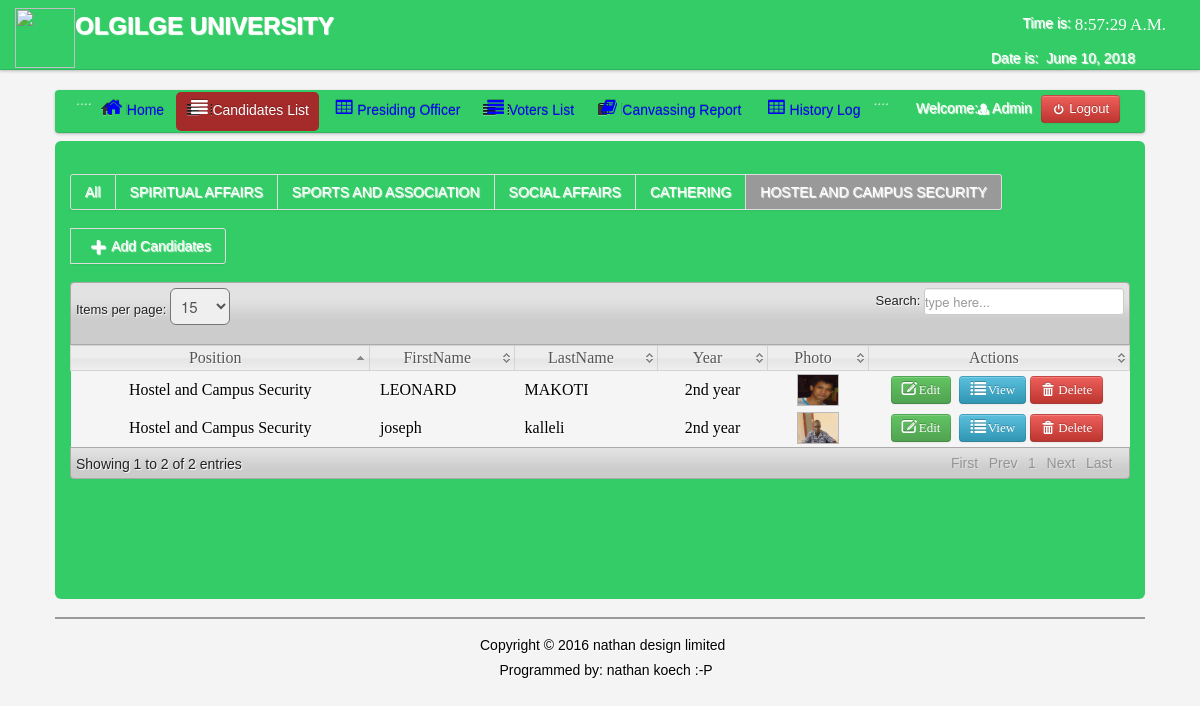
Page /voting/admin/3rd_year.php (signed in) on the committed database.
### tables this page shows
CREATE TABLE IF NOT EXISTS `users` (
  `User_id` int(11) NOT NULL AUTO_INCREMENT,
  `FirstName` varchar(100) NOT NULL,
  `LastName` varchar(100) NOT NULL,
  `UserName` varchar(100) NOT NULL,
  `Password` varchar(100) NOT NULL,
  `User_Type` varchar(50) NOT NULL,
  PRIMARY KEY (`User_id`)
);

CREATE TABLE IF NOT EXISTS `candidate` (
  `CandidateID` int(11) NOT NULL AUTO_INCREMENT,
  `abc` varchar(100) NOT NULL,
  `Position` varchar(200) NOT NULL,
  `Party` varchar(100) NOT NULL,
  `FirstName` varchar(200) NOT NULL,
  `LastName` varchar(200) NOT NULL,
  `MiddleName` varchar(100) NOT NULL,
  `Gender` varchar(6) NOT NULL,
  `Year` varchar(100) NOT NULL,
  `Photo` varchar(200) NOT NULL,
  `status` int(10) NOT NULL,
  PRIMARY KEY (`CandidateID`)
);

### voting/admin/session.php (called while the page is built, shortened)
<?php
$id_session=$_SESSION['id'];
?>

### voting/admin/3rd_year.php (the view, shortened to what this page needs)
<?php
include('header.php');
include('session.php');
?>
</head>
<body>
<?php include('nav_top.php'); ?>
<div class="wrapper">
<div class="home_body">
<div class="navbar">
	<div class="navbar-inner">
	<div class="container">
	<ul class="nav nav-pills">
	  <li>....</li>
	  <li><a href="home.php"><i class="icon-home icon-large"></i>Home</a></li>
	  <li  class="active"><a  href="candidate_list.php"><i class="icon-align-justify icon-large"></i>Candidates List</a></li>
	  <li><a  href="History.php"><i class="icon-table icon-large"></i>Presiding Officer</a>
	  <li class=""><a  href="voter_list.php"><i class="icon-align-justify icon-large"></i>Voters List</a></li>
		 <li><a  href="canvassing_report.php"><i class="icon-book icon-large"></i>Canvassing Report</a></li>
		    <li><a  href="History.php"><i class="icon-table icon-large"></i>History Log</a>
		   <div class="modal hide fade" id="about">
		   <li>....</li>
	 </ul>
	<form class="navbar-form pull-right">
		<?php $result=mysql_query("select * from users where User_id='$id_session'");
	$row=mysql_fetch_array($result);
	?>
	<font color="white">Welcome:<i class="icon-user-md"></i><?php echo $row['User_Type']; ?></font>
	<a class="btn btn-danger" id="logout" data-toggle="modal" href="#myModal"><i class="icon-off"></i>&nbsp;Logout</a>
	</form>
	</div>
	</div>
	</div>
	<div id="element" class="hero-body">
       <div class="pagination">
    <ul>
    <li><a href="candidate_list.php"><font color="white">All</font></a></li>
    <li><a href="candidate_for_governor.php"><font color="white">SPIRITUAL AFFAIRS</font></a></li>
    <li><a href="candidate_for_vice-governor.php"><font color="white">SPORTS AND ASSOCIATION</font></a></li>
    <li><a href="1st_year.php"><font color="white">SOCIAL AFFAIRS</font></a></li>
    <li><a href="2nd_year.php"><font color="white">CATHERING</font></a></li>
    <li  class="active"><a href="3rd_year.php"><font color="white">HOSTEL AND CAMPUS SECURITY</font></a></li>
    </ul>
    </div>
	<div class="pagination">
		  <ul>
    <li><a href="new_candidate.php"><font color="white"><i class="icon-plus icon-large"></i>Add Candidates</font></a></li>
    	</ul>
	</div>
	<table class="users-table">
<div class="demo_jui">
		<table cellpadding="0" cellspacing="0" border="0" class="display" id="log" class="jtable">
			<thead>
				<tr>
				<th>Position</th>
				<th>FirstName</th>
				<th>LastName</th>
				<th>Year</th>
				<th>Photo</th>
				<th>Actions</th>
				</tr>
			</thead>
			<tbody>
<?php $candidate_query=mysql_query("select  * from candidate where Position='Hostel and Campus Security' AND status=1");
		while($candidate_rows=mysql_fetch_array($candidate_query)){ $id=$candidate_rows['CandidateID'];
		?>
<tr class="del<?php echo $id ?>">
	<td align="center"><?php echo $candidate_rows['Position']; ?></td>
	<td><?php echo $candidate_rows['FirstName']; ?></td>
	<td><?php echo $candidate_rows['LastName']; ?></td>
	<td align="center"><?php echo $candidate_rows['Year']; ?></td>
	<td align="center"><img class="pic" width="40" height="30" src="<?php echo $candidate_rows['Photo'];?>" border="0" onmouseover="showtrail('<?php echo $candidate_rows['Photo'];?>','<?php echo $candidate_rows['FirstName']." ".$candidate_rows['LastName'];?> ',200,5)" onmouseout="hidetrail()"></a></td>
	<td width="240" align="center">
	<a class="btn btn-Success" href="edit_candidate.php<?php echo '?id='.$id; ?>"><i class="icon-edit icon-large"></i>&nbsp;Edit</a>&nbsp;
	<a class="btn btn-info"  data-toggle="modal" href="#<?php echo $id; ?>" ><i class="icon-list icon-large"></i>&nbsp;View</a>
	<a class="btn btn-danger1" id="<?php echo $id; ?>"><i class="icon-trash icon-large"></i>&nbsp;Delete</a>&nbsp;
	</td>
		</div>
		</div>
<?php } ?>
<?php include('footer.php')?>
</body>
</html>

### voting/admin/css/datatable/demo_table_jui.css (style rules this page uses)
table.display thead th { cursor: pointer; padding: 3px 0 3px 10px; }
table.display { border-collapse: collapse; clear: both; margin: 0 auto; width: 100%; }
table.display td { padding: 3px 10px; }
tr.odd { background-color: #f5f5f5; }
tr.even { background-color: #f5f5f5; }
tr.odd td.sorting_1 { background-color: f5f5f5; }
tr.even td.sorting_1 { background-color: f5f5f5; }

### voting/admin/css/Home.css (style rules this page uses)
* { margin:0; padding:0; }
body { font-family:"Trebuchet MS", "Myriad Pro", Arial, sans-serif; font-size:14px; background-color: #fff; background:#f4f4f4 url(../images/bg.gif) repeat top left; text-shadow:1px 1px 1px #fff; background-position: 0 0px; }
.wrapper { width:1090px; margin:10px auto; }
.navbar .navbar-inner { background: #3C6; }

### rows in the picture
users: User_Type "Admin"
candidate: Position "Hostel and Campus Security", FirstName "LEONARD", LastName "MAKOTI", Year "2nd year", Photo (picture)
candidate: Position "Hostel and Campus Security", FirstName "joseph", LastName "kalleli", Year "2nd year", Photo (picture)
